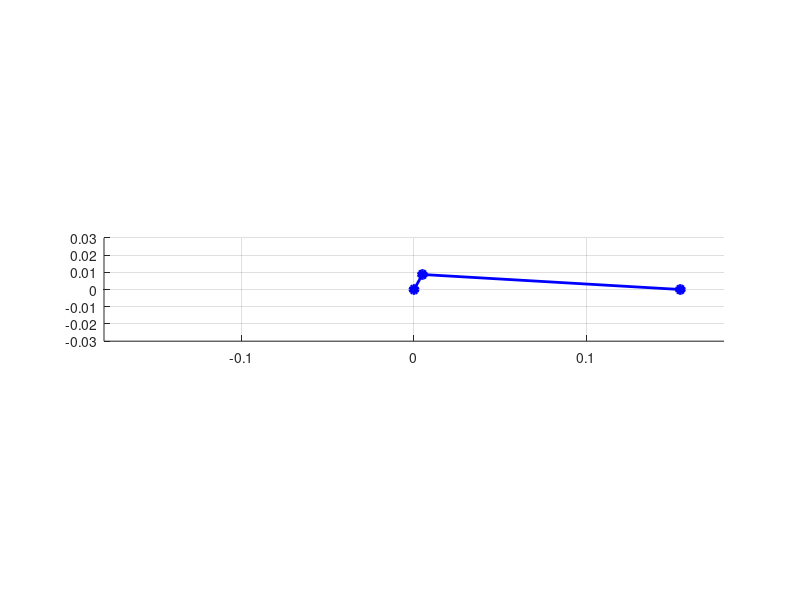

This chart was generated by the following MATLAB code: (Note: this script raises an error after producing the figure.)

clear all
clc
% Parameters
a = 0.01;    % crank length [m]
b = 0.15;    % rod length [m]
f = 3.33;                % freq[Hz] → 200 pieces/min
T = 1 / f; 
i=1;
omega=200*2*pi/60;    %velocity of master angle, 100 rpm --> rad/s //productivity
R=0.01; % period [s]
N = 1000;                % number of points
t = linspace(0, T, N);% time normalized until N-1 because first position is 0
k=1 %direction of rotation
da = 2*pi / T;              % Constant angular speed [rad/s]
dda = 0; % Assume constant speed
M = 4.824+(4*0.165)+(8*0.004)+0.577+0.888+0.7005...
    +0.449+0.031+0.61+0.026+0.2     % Mass of slider [kg]
Fe=1400;%N
Cr= 1400*R; 

J=(932.745+(2*3.978)+4.41+5.64+8.765+3130.486+ ...
  608.69+51.61+317.25+(2*12.46)+2.86+87.51+3.023+0.688)*10^-6; %Rotating Inertia [kg*m^2]       
% S_shape parameters
par.v = 0.2;
par.w = 0.8;

% curves inizialization. It creates an empty vector for theta, dtheta and
% ddtheta
theta = zeros(1,N);
dtheta = zeros(1,N);
ddtheta = zeros(1,N);

figure(1); grid;
axis equal;
axis manual;
axis([-(a*3+b) (a*3+b) -a*3 a*3]);
ll=line('XData', [0 0 0], ...
'YData', [0 0 0], ...
'linestyle', '-', 'linewidth',2,'color','b',...
'marker','o','markersize',6,'markerfacecolor','b');

%%Kinematics graphics

for j=0:1:10
    for alpha=deg2rad(360-61.59):deg2rad(1):deg2rad(360-17.63)

        %position
        x=a*cos(alpha)+k*sqrt(b^2-a^2*sin(alpha)^2);
        sb=-a/b*sin(alpha);
        cb=(x-a*cos(alpha))/b;

        %speed
        db=-da*a*cos(alpha)/(b*cb);
        dx=-da*a*(sin(alpha)*cb-cos(alpha)*sb)/cb;

        %acceleration
        ddb=(db^2*b*sb-dda*a*cos(alpha)+da^2*a*sin(alpha))/(b*cb);
        ddx=(-dda*a*(sin(alpha)*cb-cos(alpha)*sb)-...
        da^2*a*(cos(alpha)*cb*sin(alpha)*sb)-db^2*b)/cb;

        A0x=0;
        A0y=0;
        Bx=a*cos(-alpha);
        By=a*sin(-alpha);
        Cx=x;
        Cy=0;
        set(ll,'XData', [A0x Bx Cx], 'YData', [A0y By Cy]);
        figure(1);
    end

    for alpha=deg2rad(360-17.63):deg2rad(-1):deg2rad(360-61.59)

        %position
        x=a*cos(alpha)+k*sqrt(b^2-a^2*sin(alpha)^2);
        sb=-a/b*sin(alpha);
        cb=(x-a*cos(alpha))/b;

        %speed
        db=-da*a*cos(alpha)/(b*cb);
        dx=-da*a*(sin(alpha)*cb-cos(alpha)*sb)/cb;

        %acceleration
        ddb=(db^2*b*sb-dda*a*cos(alpha)+da^2*a*sin(alpha))/(b*cb);
        ddx=(-dda*a*(sin(alpha)*cb-cos(alpha)*sb)-...
        da^2*a*(cos(alpha)*cb*sin(alpha)*sb)-db^2*b)/cb;

        A0x=0;
        A0y=0;
        Bx=a*cos(-alpha);
        By=a*sin(-alpha);
        Cx=x;
        Cy=0;
        set(ll,'XData', [A0x Bx Cx], 'YData', [A0y By Cy]);
        figure(1);

 %dynamics
    if(alpha > deg2rad(300))
        C=(M*ddx*dx + Fe*dx+J*da)/da; %Rod Torque effect neglected
    else
        C=(M*ddx*dx+J*da)/da;
    end

    end
    
   
end

for i = 1:N
        x = t(i)/T;  % normalization [0,1]
        
        if x <= 0.5
           

                % 1st phase: forward (0 → theta_max)
                res = MCM_sshape(2*x, par);
                theta(i) = res.pos;
                dtheta(i) = res.vel * 2 / T;
                ddtheta(i) = res.acc * 4 / T^2;

        else
            
                % 2nd phase: backward (theta_max → 0)
                res = MCM_sshape(2*(1 - x), par);
                theta(i) = res.pos;
                dtheta(i) = -res.vel * 2 / T;
                ddtheta(i) = res.acc * 4 / T^2;
            
        end
end

% real oscillation
theta_max = deg2rad(61.59);  % for a sliding of 5.5 mm
theta = theta_max * theta;
dtheta = theta_max * dtheta;
ddtheta = theta_max * ddtheta;

% slider kinematics
res.x = (a*cos(theta) + sqrt(b^2 - (a^2)*sin(theta).^2))-0.0005;

dx_dtheta = -a*sin(theta) - (a^2 * sin(theta) .* cos(theta)) ./ sqrt(b^2 - (a^2) * sin(theta).^2);

d2x_dtheta2 = ...
    -a*cos(theta) ...
    - (a^2 * cos(2*theta)) ./ sqrt(b^2 - a^2 * sin(theta).^2) ...
    + (a^4 * sin(theta).^2 .* cos(theta).^2) ./ (b^2 - a^2 * sin(theta).^2).^(3/2);

% Velocity and acc of the slider
res.vel = dx_dtheta .* dtheta;
res.acc = d2x_dtheta2 .* dtheta.^2 + dx_dtheta .* ddtheta;

% PLOTS

figure;
subplot(3,1,1);
plot(t, res.x*1000, 'b');
grid on;
ylabel('Pos [mm]');
title('Position');

subplot(3,1,2);
plot(t, res.vel, 'r');
grid on;
ylabel('Vel [m/s]');
title('Velocity');

subplot(3,1,3);
plot(t, res.acc, 'k');
grid on;
ylabel('Acc [m/s^2]');
xlabel('Time [s]');
title('Acceleration');
